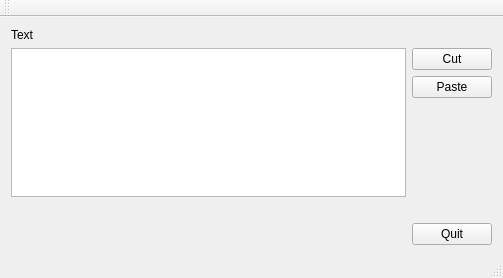
<?xml version="1.0" encoding="UTF-8"?>
<ui version="4.0">
 <class>Exercise2CutPasteTextClass</class>
 <widget class="QMainWindow" name="Exercise2CutPasteTextClass">
  <property name="geometry">
   <rect>
    <x>0</x>
    <y>0</y>
    <width>503</width>
    <height>278</height>
   </rect>
  </property>
  <property name="windowTitle">
   <string>Exercise2CutPasteText</string>
  </property>
  <widget class="QWidget" name="centralWidget">
   <layout class="QGridLayout" name="gridLayout">
    <item row="0" column="0">
     <layout class="QVBoxLayout" name="verticalLayout_2">
      <item>
       <widget class="QLabel" name="label">
        <property name="text">
         <string>Text</string>
        </property>
       </widget>
      </item>
      <item>
       <layout class="QHBoxLayout" name="horizontalLayout">
        <item>
         <widget class="QTextEdit" name="textEdit"/>
        </item>
        <item>
         <layout class="QVBoxLayout" name="verticalLayout">
          <item>
           <widget class="QPushButton" name="cutButton">
            <property name="text">
             <string>Cut</string>
            </property>
           </widget>
          </item>
          <item>
           <widget class="QPushButton" name="pasteButton">
            <property name="text">
             <string>Paste</string>
            </property>
           </widget>
          </item>
          <item>
           <spacer name="verticalSpacer">
            <property name="orientation">
             <enum>Qt::Vertical</enum>
            </property>
            <property name="sizeHint" stdset="0">
             <size>
              <width>20</width>
              <height>40</height>
             </size>
            </property>
           </spacer>
          </item>
         </layout>
        </item>
       </layout>
      </item>
      <item>
       <widget class="QLabel" name="showTextLabel">
        <property name="text">
         <string/>
        </property>
       </widget>
      </item>
      <item>
       <layout class="QHBoxLayout" name="horizontalLayout_2">
        <item>
         <spacer name="horizontalSpacer">
          <property name="orientation">
           <enum>Qt::Horizontal</enum>
          </property>
          <property name="sizeHint" stdset="0">
           <size>
            <width>40</width>
            <height>20</height>
           </size>
          </property>
         </spacer>
        </item>
        <item>
         <widget class="QPushButton" name="pushButton_3">
          <property name="text">
           <string>Quit</string>
          </property>
         </widget>
        </item>
       </layout>
      </item>
     </layout>
    </item>
   </layout>
  </widget>
  <widget class="QMenuBar" name="menuBar">
   <property name="geometry">
    <rect>
     <x>0</x>
     <y>0</y>
     <width>503</width>
     <height>21</height>
    </rect>
   </property>
  </widget>
  <widget class="QToolBar" name="mainToolBar">
   <attribute name="toolBarArea">
    <enum>TopToolBarArea</enum>
   </attribute>
   <attribute name="toolBarBreak">
    <bool>false</bool>
   </attribute>
  </widget>
  <widget class="QStatusBar" name="statusBar"/>
 </widget>
 <layoutdefault spacing="6" margin="11"/>
 <resources>
  <include location="Exercise2CutPasteText.qrc"/>
 </resources>
 <connections>
  <connection>
   <sender>pushButton_3</sender>
   <signal>clicked()</signal>
   <receiver>Exercise2CutPasteTextClass</receiver>
   <slot>close()</slot>
   <hints>
    <hint type="sourcelabel">
     <x>534</x>
     <y>281</y>
    </hint>
    <hint type="destinationlabel">
     <x>420</x>
     <y>0</y>
    </hint>
   </hints>
  </connection>
 </connections>
</ui>
